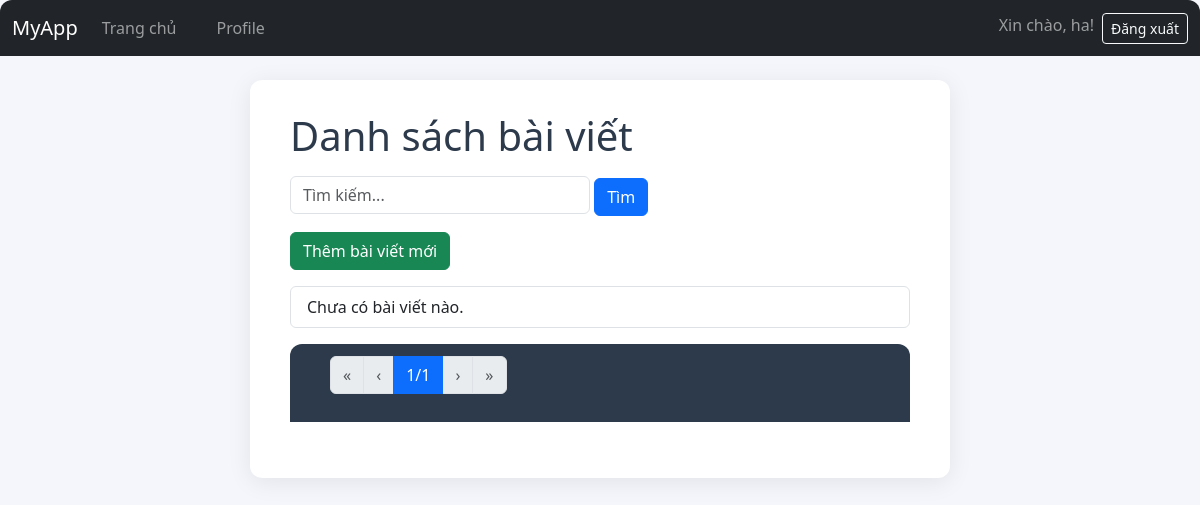
Before: / (signed in) with the older database file.
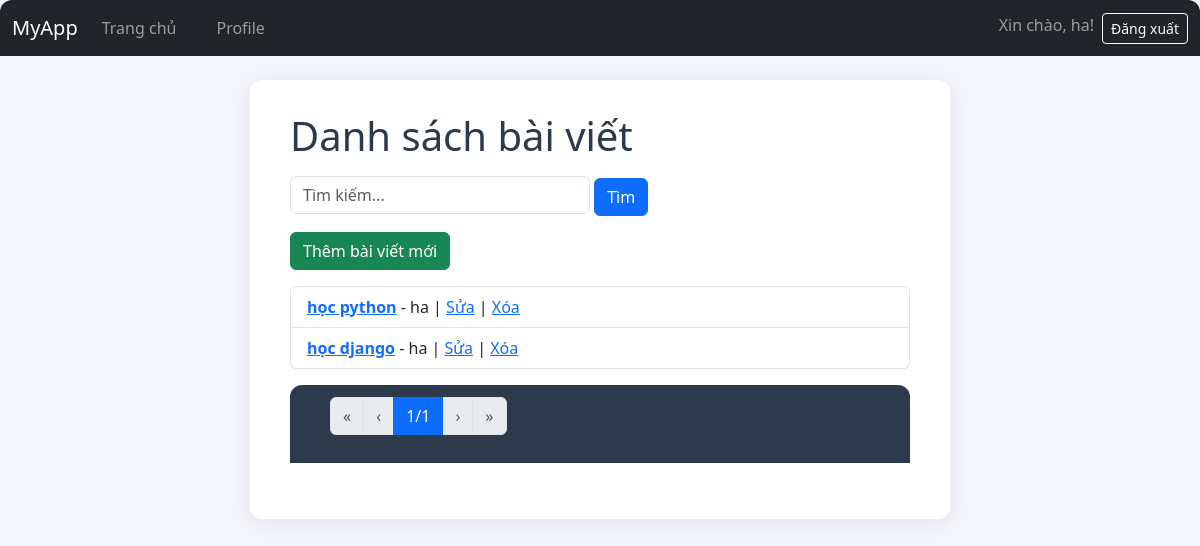
After: the same page with the newer database file.
### myapp/models.py (models this page shows, shortened)
class Post(models.Model):
    title = models.CharField(max_length=200)
    content = models.TextField()
    created_at = models.DateTimeField(auto_now_add=True)
    updated_at = models.DateTimeField(auto_now=True)
    author = models.ForeignKey(User, on_delete=models.CASCADE, related_name='posts')

### myapp/views.py (the view)
# urls.py: path('', views.post_list, name='post_list'),
def post_list(request):
    query = request.GET.get('q', '')
    post_list = Post.objects.all().order_by('-created_at')
    if query:
        post_list = post_list.filter(title__icontains=query) | post_list.filter(content__icontains=query)
    paginator = Paginator(post_list, 5)  # 5 bài viết mỗi trang
    page_number = request.GET.get('page')
    posts = paginator.get_page(page_number)
    return render(request, 'myapp/post_list.html', {'posts': posts, 'query': query})

### myapp/templates/myapp/post_list.html
{% extends 'myapp/base.html' %}
{% block content %}
  <h1>Danh sách bài viết</h1>
  <form method="get" action="" class="mb-3">
    <input type="text" name="q" placeholder="Tìm kiếm..." value="{{ query }}" class="form-control" style="width: 300px; display: inline-block;">
    <button type="submit" class="btn btn-primary">Tìm</button>
  </form>
  {% if user.is_authenticated %}
    <a href="{% url 'post_create' %}" class="btn btn-success mb-3">Thêm bài viết mới</a>
  {% endif %}
  <ul class="list-group mb-3">
    {% for post in posts %}
      <li class="list-group-item">
        <a href="{% url 'post_detail' post.pk %}"><strong>{{ post.title }}</strong></a> - {{ post.author.username }}
        {% if user == post.author %}
          | <a href="{% url 'post_edit' post.pk %}">Sửa</a>
          | <a href="{% url 'post_delete' post.pk %}">Xóa</a>
        {% endif %}
      </li>
    {% empty %}
      <li class="list-group-item">Chưa có bài viết nào.</li>
    {% endfor %}
  </ul>
  <nav aria-label="Page navigation">
    <ul class="pagination">
      {% if posts.has_previous %}
        <li class="page-item"><a class="page-link" href="?q={{ query }}&page=1">&laquo;</a></li>
        <li class="page-item"><a class="page-link" href="?q={{ query }}&page={{ posts.previous_page_number }}">&lsaquo;</a></li>
      {% else %}
        <li class="page-item disabled"><span class="page-link">&laquo;</span></li>
        <li class="page-item disabled"><span class="page-link">&lsaquo;</span></li>
      {% endif %}
      <li class="page-item active"><span class="page-link">{{ posts.number }}/{{ posts.paginator.num_pages }}</span></li>
      {% if posts.has_next %}
        <li class="page-item"><a class="page-link" href="?q={{ query }}&page={{ posts.next_page_number }}">&rsaquo;</a></li>
        <li class="page-item"><a class="page-link" href="?q={{ query }}&page={{ posts.paginator.num_pages }}">&raquo;</a></li>
      {% else %}
        <li class="page-item disabled"><span class="page-link">&rsaquo;</span></li>
        <li class="page-item disabled"><span class="page-link">&raquo;</span></li>
      {% endif %}
    </ul>
  </nav>
{% endblock %}

### myapp/templates/myapp/base.html (shortened to what this page needs)
<!DOCTYPE html>
<html lang="vi">
<head>
    {% load static %}
    <link rel="stylesheet" href="https://cdn.jsdelivr.net/npm/bootstrap@5.3.2/dist/css/bootstrap.min.css">
    <link rel="stylesheet" href="{% static 'myapp/style.css' %}">
</head>
<body>
    <nav class="navbar navbar-expand-lg navbar-dark bg-dark mb-3">
      <div class="container-fluid">
        <a class="navbar-brand" href="{% url 'post_list' %}">MyApp</a>
        <div class="collapse navbar-collapse" id="navbarNav">
          <ul class="navbar-nav me-auto mb-2 mb-lg-0">
            <li class="nav-item">
              <a class="nav-link" href="{% url 'post_list' %}">Trang chủ</a>
            </li>
            {% if user.is_authenticated %}
              <li class="nav-item">
                <a class="nav-link" href="{% url 'profile' %}">Profile</a>
              </li>
            {% endif %}
          </ul>
          <ul class="navbar-nav">
            {% if user.is_authenticated %}
              <li class="nav-item">
                <span class="navbar-text me-2">Xin chào, {{ user.username }}!</span>
              </li>
              <li class="nav-item">
                <form action="{% url 'logout' %}" method="post" class="d-inline">
                  <button type="submit" class="btn btn-outline-light btn-sm">Đăng xuất</button>
                </form>
              </li>
            {% endif %}
          </ul>
        </div>
      </div>
    </nav>
    <div class="container mt-4">
      {% block content %}
      {% endblock %}
    </div>
</body>
</html>

### myapp/static/myapp/style.css (style rules this page uses)
body { background: #f4f6fb; font-family: 'Segoe UI', Arial, sans-serif; margin: 0; padding: 0; }
.container { max-width: 700px; margin: 40px auto; background: #fff; border-radius: 12px; box-shadow: 0 4px 24px rgba(0,0,0,0.08); padding: 32px 40px; }
h1 { color: #2d3a4b; margin-bottom: 16px; }
nav { background: #2d3a4b; padding: 12px 40px; border-radius: 12px 12px 0 0; margin-bottom: 24px; }
nav a { color: #fff; text-decoration: none; margin-right: 24px; font-weight: 500; transition: color 0.2s; }

Changed rows visible on the page:
added Post: title "học python", author.username "ha", shows "Sửa"
added Post: title "học django", author.username "ha", shows "Sửa"
Other visible differences:
text no longer shown: "Chưa có bài viết nào."
